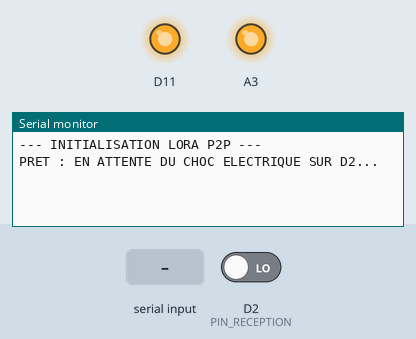
This sketch was run on a simulated Arduino Zero (SAMD21). Shown: output pins drawn as LEDs (lit = HIGH), the last lines printed to the serial monitor. Inputs (shaded band) come from the test bench; at power-on: D2 (PIN_RECEPTION) LOW.

Above: at 2.7 s.
2.8 s: D2 (PIN_RECEPTION) driven HIGH
At 4.0 s:
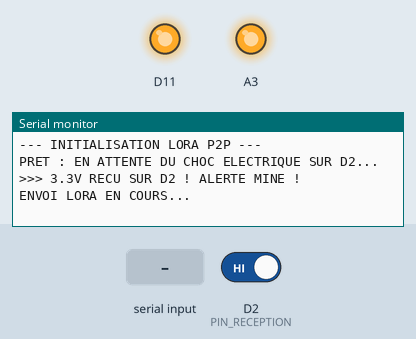
4.3 s: "1\n" received over the second serial link
At 7.4 s:
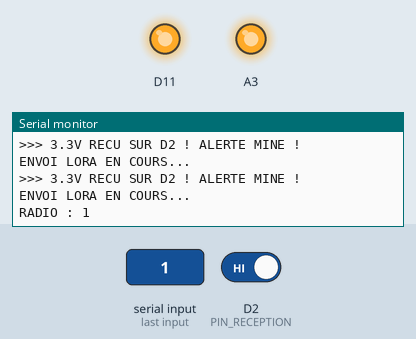

Measured:
- after the input at 2.8 s, the serial monitor: prints a new line at once (image 1)
- after the input at 4.3 s, the serial monitor: prints a new line after 2.5 s (image 2)

The sketch:

Sodaq.ino
```cpp
#define debugSerial SerialUSB
#define loraSerial  Serial1
#define PIN_RECEPTION 2

void setup() {
  debugSerial.begin(57600);
  while (!debugSerial);

  loraSerial.begin(57600);

  pinMode(PIN_RECEPTION, INPUT);

  pinMode(11, OUTPUT); digitalWrite(11, HIGH);
  pinMode(17, OUTPUT); digitalWrite(17, HIGH);
  delay(1000);

  debugSerial.println("--- INITIALISATION LORA P2P ---");

  loraSerial.println("sys reset");
  delay(500);
  loraSerial.println("radio set mod lora");
  loraSerial.println("radio set freq 868100000");
  loraSerial.println("radio set pwr 14");
  loraSerial.println("mac pause");

  debugSerial.println("PRET : EN ATTENTE DU CHOC ELECTRIQUE SUR D2...");
}

void loop() {
  int etatFil = digitalRead(PIN_RECEPTION);

  if (etatFil == HIGH) {
    debugSerial.println(">>> 3.3V RECU SUR D2 ! ALERTE MINE !");
    debugSerial.println("ENVOI LORA EN COURS...");

    loraSerial.println("radio tx 424F4F4D");

    delay(500);
    while(loraSerial.available()) {
      debugSerial.print("RADIO : ");
      debugSerial.println(loraSerial.readStringUntil('\n'));
    }

    delay(3000);
  }
}
```
